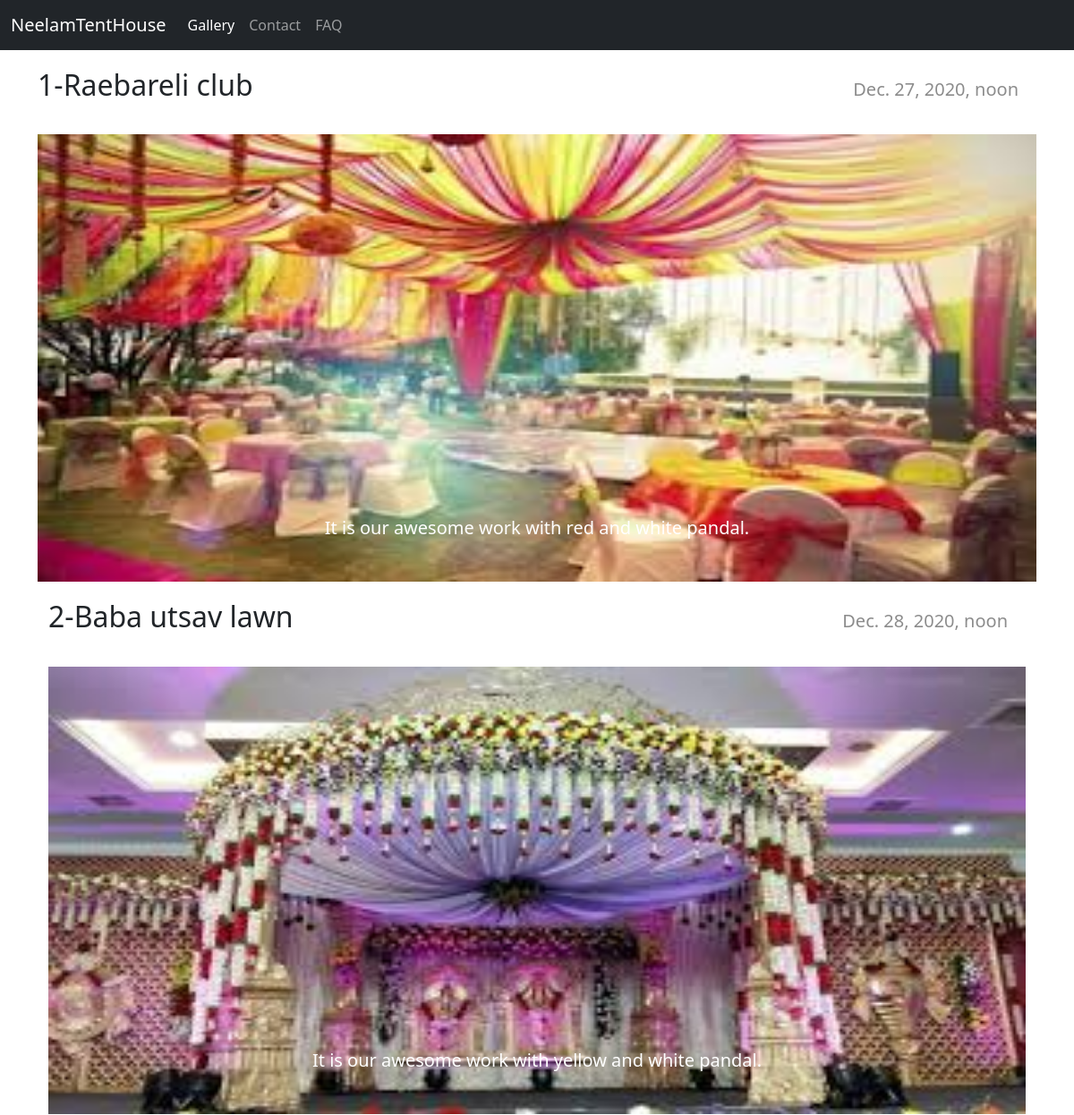
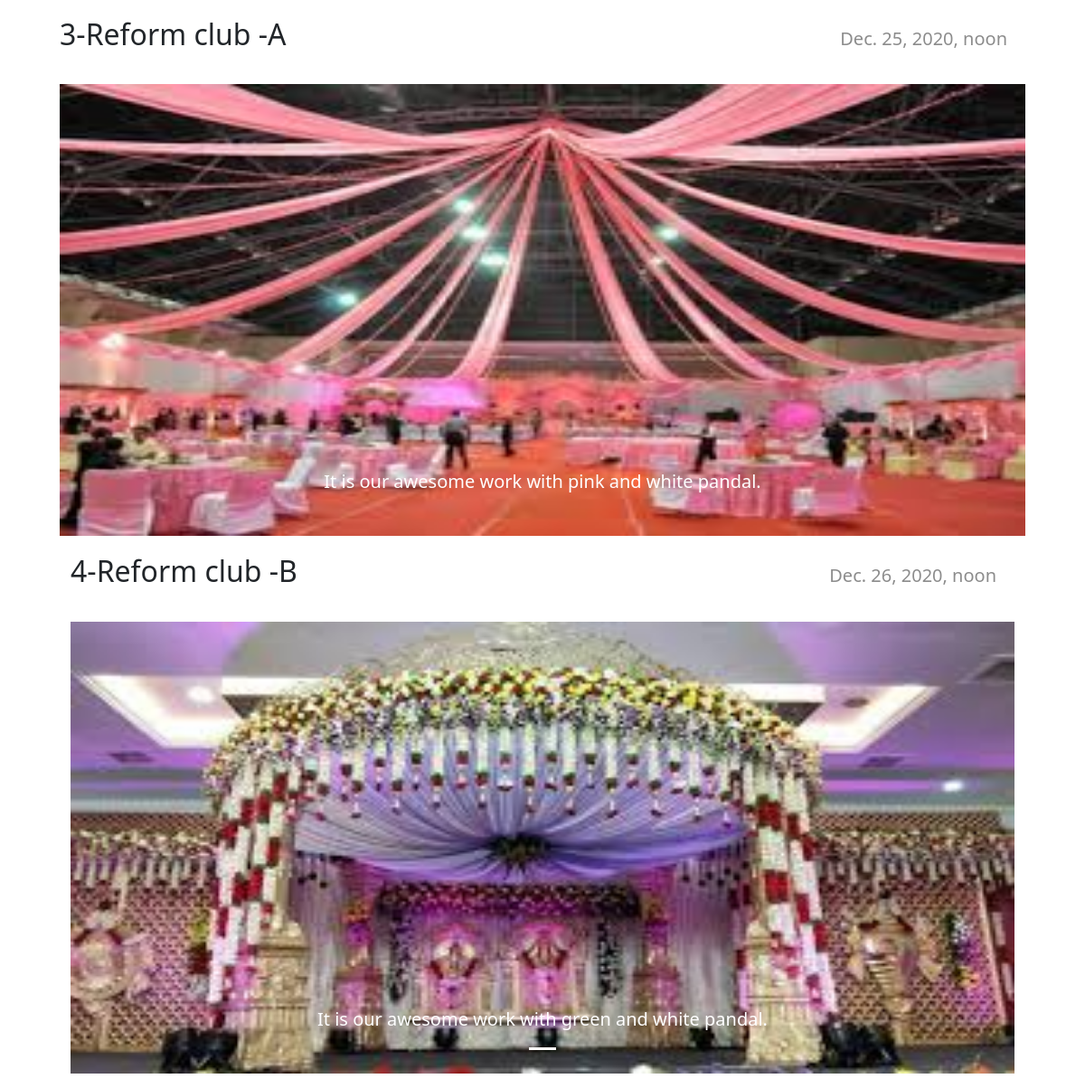
The page /neelamtenthouse/ on the database its author committed (2 pictures, top to bottom).
### neelamtenthouse/models.py (models this page shows)
class Event(models.Model):
    des = models.CharField(max_length=200)
    pub_date = models.DateTimeField( )
    place = models.CharField(max_length=50)
    image = models.ImageField(upload_to= "neelamtenthouse/images",  default="")
    id = models.AutoField
    title = models.CharField(max_length=50, blank=True)
    name = models.CharField(max_length=50)
    def __str__(self):
        return self.name

### neelamtenthouse/views.py (the view)
# urls.py: path('', views.index, name='index'),
def index(request):
    all_img = []
    bhatt = Event.objects.values('title','id')
    img_tit = { item['title']  for item in bhatt}
    for title in img_tit:
     imge = Event.objects.filter(title=title)
     n = len(imge)
     nSlides = n // 4 + ceil((n / 4) - (n // 4))
     all_img.append([imge])
     params = {'all_img': all_img}
     print(params)
    return render(request, 'neelamtenthouse/index.html',params)

### neelamtenthouse/templates/neelamtenthouse/index.html (shortened to what this page needs)
<!doctype html>
<html lang="en">
<head>
    <link href="https://cdn.jsdelivr.net/npm/bootstrap@5.0.0-beta1/dist/css/bootstrap.min.css" rel="stylesheet"
>
</head>
<body>
<nav class="navbar navbar-expand-lg  navbar-dark bg-dark">
    <div class="container-fluid">
        <a class="navbar-brand" href="#">NeelamTentHouse</a>
        <div class="collapse navbar-collapse" id="navbarNavAltMarkup">
            <div class="navbar-nav">
                <a class="nav-link active" aria-current="page" href="#">Gallery</a>
                <a class="nav-link" href="#">Contact</a>
                <a class="nav-link" href="#">FAQ</a>
            </div>
        </div>
    </div>
</nav>
{% for image in all_img %}
<div class="container">
    <h2  class="text-left-right">
    <span class="left-text"> {{forloop.counter}}-{{image.0.0.title}}</span>
    <span class="byline">{{image.0.0.pub_date}}</span>
</h2>
<div id="demo{{ forloop.counter }}" class="carousel slide my-3" data-bs-ride="carousel">
    <ol class="carousel-indicators">
        <li data-bs-target="#demo{{ forloop.counter }}" data-bs-slide-to="0" class="active"></li>
    </ol>
    <div class="carousel-inner">
        <div class="carousel-item active">
            <img src="/media/{{image.0.0.image}}"  class="d-block w-100" alt="...">
            <div class="carousel-caption d-none d-md-block">
                <h5>{{image.0.0.des}}</h5>
            </div>
        </div>
</div>
{% endfor %}
    </div>
</body>
</html>

### neelamtenthouse/templates/neelamtenthouse/index.html (style rules this page uses)
img { width:500px; height:500px; }
.text-left-right { text-align: right; position: relative; padding:20px; }
.left-text { left:0; position: absolute; }
.byline { font-size: 20px; color: rgba(140, 140, 140, 1); }

### rows shown on the page
Event: title "Raebareli club", pub_date "Dec. 27, 2020, noon", image (picture), des "It is our awesome work with red and white pandal."
Event: title "Baba utsav lawn", pub_date "Dec. 28, 2020, noon", image (picture), des "It is our awesome work with yellow and white pandal."
Event: title "Reform club -A", pub_date "Dec. 25, 2020, noon", image (picture), des "It is our awesome work with pink and white pandal."
Event: title "Reform club -B", pub_date "Dec. 26, 2020, noon", image (picture), des "It is our awesome work with green and white pandal."
